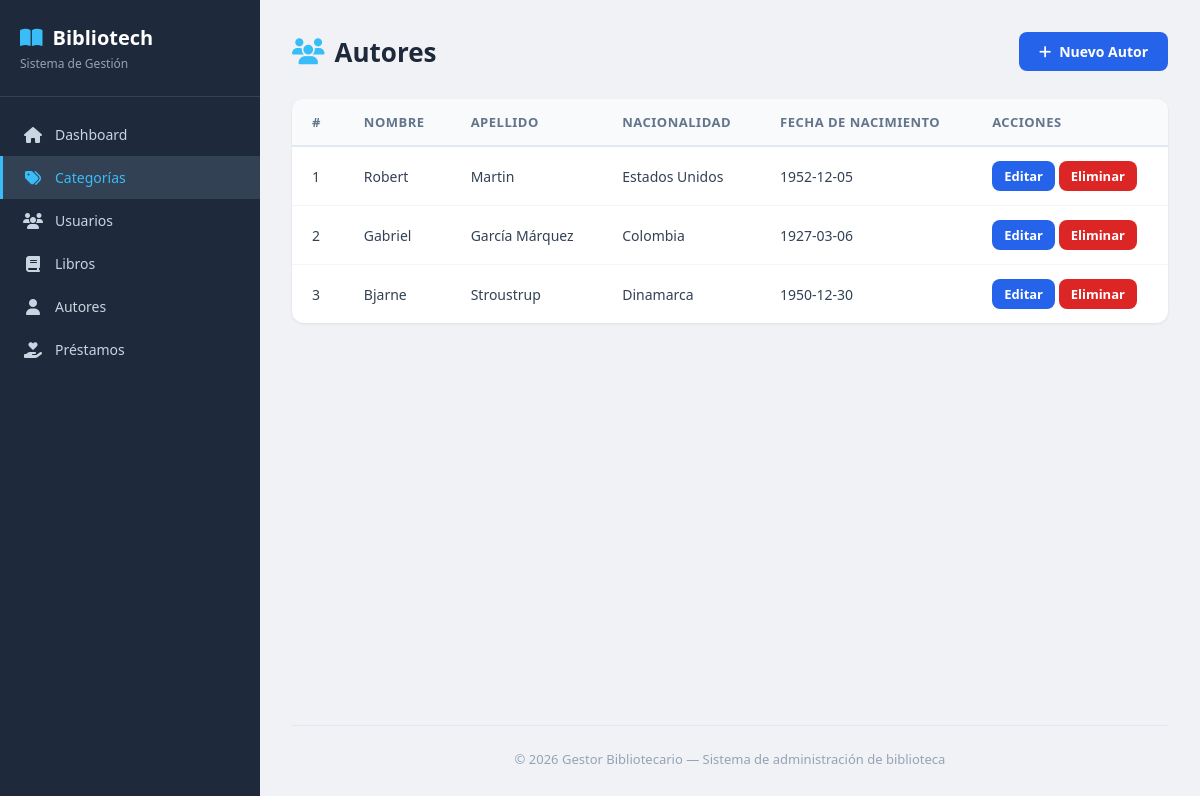
/autores/index.php, run on the app's committed database.
### tables this page shows
CREATE TABLE autores (
    id INT AUTO_INCREMENT PRIMARY KEY,
    nombre VARCHAR(100) NOT NULL,
    apellido VARCHAR(100) NOT NULL,
    nacionalidad VARCHAR(100),
    fecha_nacimiento DATE
);

### autores/index.php (the view, shortened to what this page needs)
<?php
    require_once "../config/connection.php";
?>
<?php include_once "../includes/header.php"; ?>
<div class="page-header">
    <h1><i class="fas fa-users"></i> Autores</h1>
    <a href="create.php" class="btn btn-primary">
        <i class="fas fa-plus"></i> Nuevo Autor
    </a>
</div>
<div class="table-container">
    <table>
        <thead>
            <tr>
                <th>#</th>
                <th>Nombre</th>
                <th>Apellido</th>
                <th>Nacionalidad</th>
                <th>Fecha de Nacimiento</th>
                <th>Acciones</th>
            </tr>
        </thead>
        <tbody>
            <?php
                $stmt = $conn->prepare("SELECT id, nombre, apellido, nacionalidad, fecha_nacimiento FROM autores");
                $stmt->execute();
                $result = $stmt->get_result();
                if ($result && $result->num_rows > 0) {
                    $i = 1;
                    while ($row = $result->fetch_assoc()) {
                        echo "<tr>";
                        echo "<td>" . $i++ . "</td>";
                        echo "<td>" . htmlspecialchars($row['nombre']) . "</td>";
                        echo "<td>" . htmlspecialchars($row['apellido']) . "</td>";
                        echo "<td>" . htmlspecialchars($row['nacionalidad']) . "</td>";
                        echo "<td>" . htmlspecialchars($row['fecha_nacimiento']) . "</td>";
                        echo "<td>";
                        echo "<a href=\"edit.php?id=" . $row['id'] . "\" class=\"btn btn-sm btn-primary\">Editar</a> ";
                        echo "<a href=\"delete.php?id=" . $row['id'] . "\" class=\"btn btn-sm btn-danger\">Eliminar</a>";
                        echo "</td>";
                        echo "</tr>\n";
                    }
                } else {
                    echo "<tr><td colspan=\"6\" class=\"text-center\">No hay autores registrados.</td></tr>";
                }
            ?>
        </tbody>
    </table>
</div>
<?php include_once "../includes/footer.php"; ?>

### assets/css/style.css (style rules this page uses)
* { margin: 0; padding: 0; box-sizing: border-box; }
body { font-family: 'Segoe UI', Tahoma, Geneva, Verdana, sans-serif; background: #f0f2f5; color: #333; display: flex; min-height: 100vh; }
.page-header { display: flex; justify-content: space-between; align-items: center; margin-bottom: 28px; }
.page-header h1 { font-size: 26px; font-weight: 700; color: #1e293b; display: flex; align-items: center; gap: 10px; }
.page-header h1 i { color: #38bdf8; }
.btn { display: inline-flex; align-items: center; gap: 8px; padding: 10px 20px; border: none; border-radius: 8px; font-size: 14px; font-weight: 600; cursor: pointer; text-decoration: none; transition: all 0.2s; }
.btn-primary { background: #2563eb; color: #fff; }
.btn-danger { background: #dc2626; color: #fff; }
.btn-sm { padding: 6px 12px; font-size: 13px; }
.table-container { background: #fff; border-radius: 12px; box-shadow: 0 1px 3px rgba(0, 0, 0, 0.08); overflow: hidden; }
table { width: 100%; border-collapse: collapse; }
table thead { background: #f8fafc; border-bottom: 2px solid #e2e8f0; }
table th { text-align: left; padding: 14px 20px; font-size: 13px; font-weight: 600; text-transform: uppercase; letter-spacing: 0.5px; color: #64748b; }
table td { padding: 14px 20px; font-size: 14px; border-bottom: 1px solid #f1f5f9; color: #334155; }
table tbody tr:last-child td { border-bottom: none; }

### data on the page
autores: nombre "Robert", apellido "Martin", nacionalidad "Estados Unidos", fecha_nacimiento "1952-12-05"
autores: nombre "Gabriel", apellido "García Márquez", nacionalidad "Colombia", fecha_nacimiento "1927-03-06"
autores: nombre "Bjarne", apellido "Stroustrup", nacionalidad "Dinamarca", fecha_nacimiento "1950-12-30"
